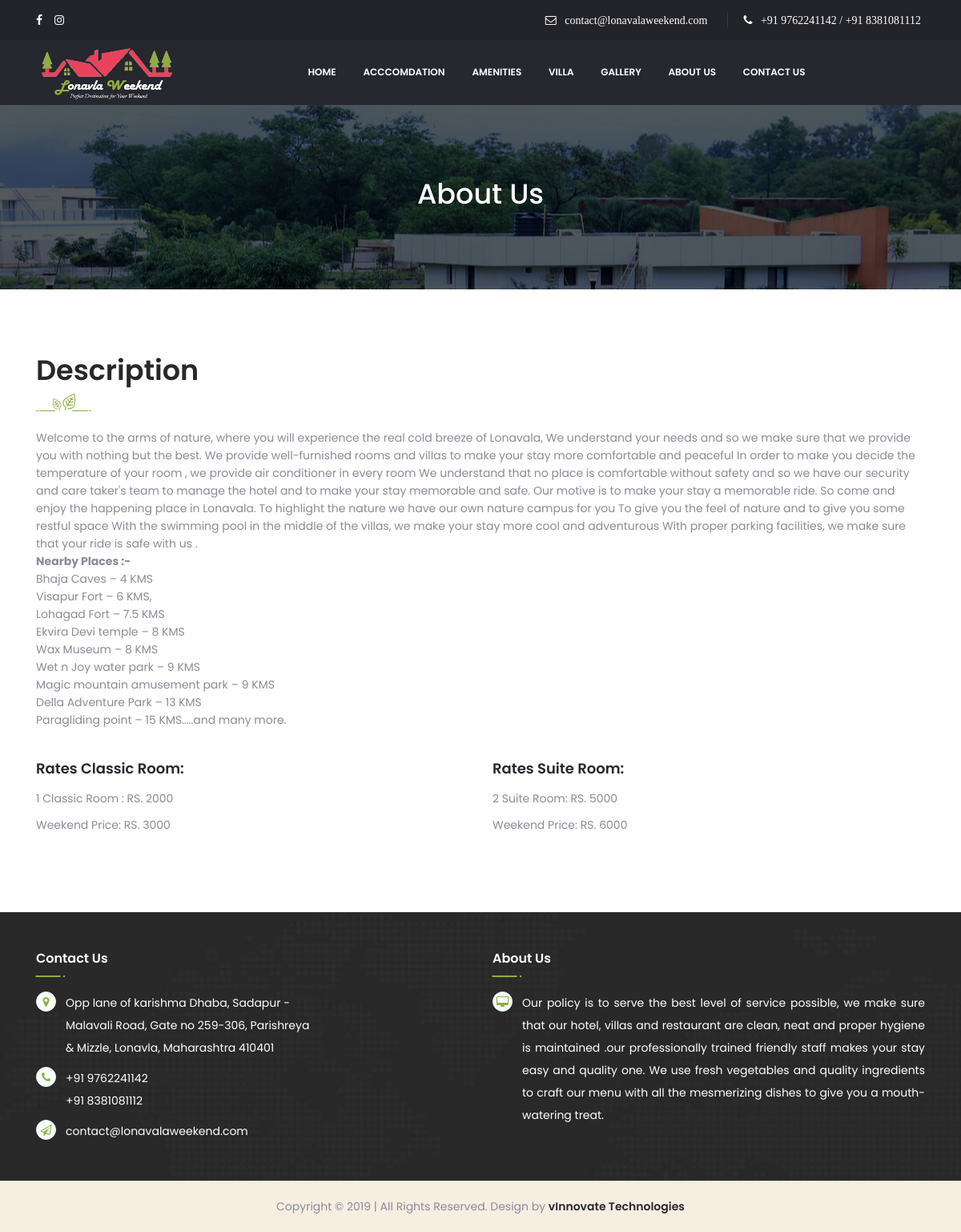
/about_us.php, run on an earlier commit of the app's database.
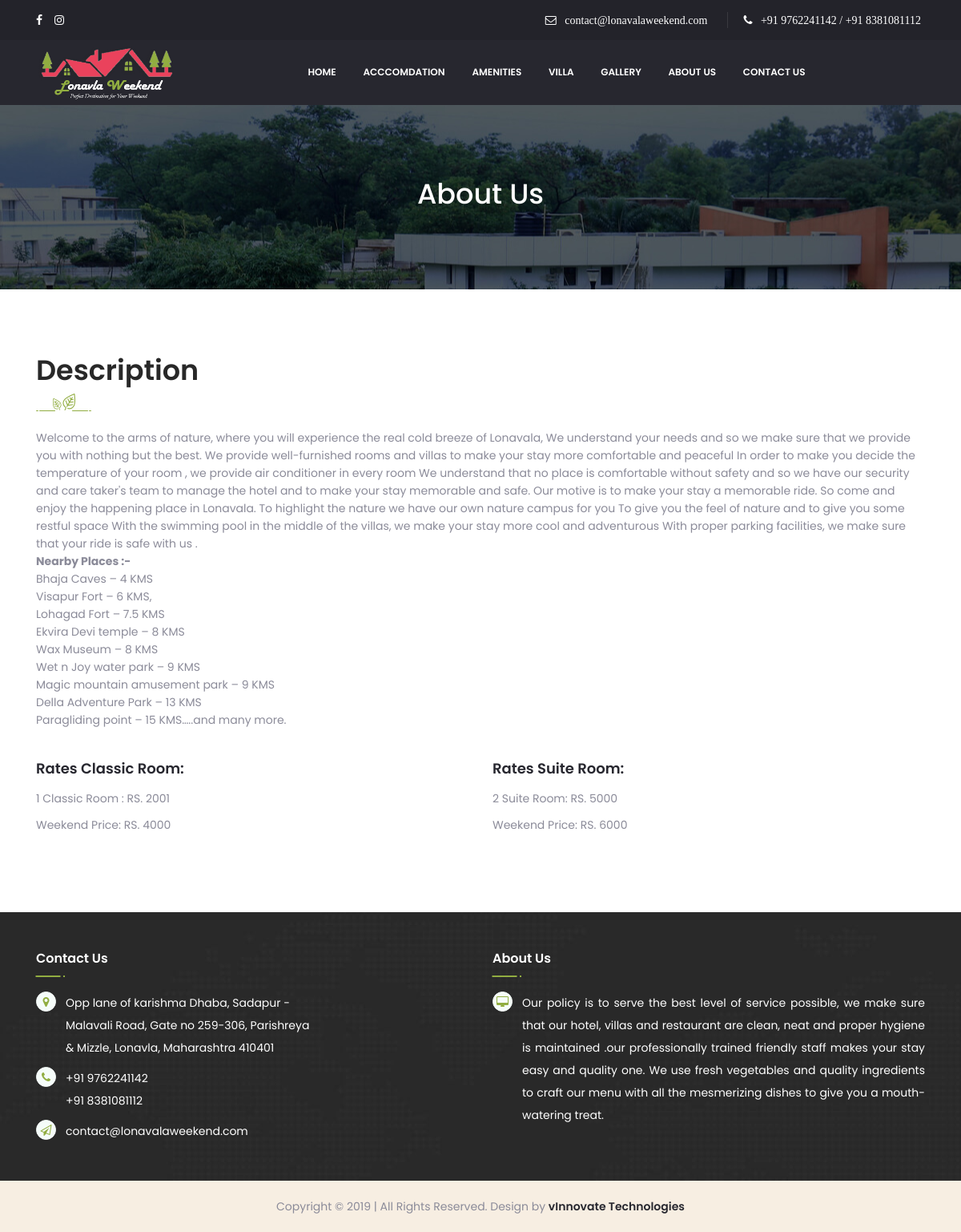
And on a later commit of the database.
### tables this page shows
CREATE TABLE `room_type` (
  `id` int(11) NOT NULL,
  `name` varchar(255) NOT NULL,
  `description` varchar(255) NOT NULL,
  `room_rate` int(11) NOT NULL,
  `weekend_rate` int(11) NOT NULL
);

### about_us.php (the view, shortened to what this page needs)
<!DOCTYPE html>
<html lang="zxx">
<?php include 'includes/head.php';?>
<body class="home-3">
    <div class="all">
<?php include 'includes/navbar.php';?>
        <main>
            <div class="page-title-breadcrumbs">
                <div class="breadcrumbs-container container">
                    <div class="breadcrumbs_wrapper">
                        <div class="page-title-container">
                            <h1 class="text-center">About Us</h1>
                        </div>
                    </div>
                </div>
            </div>
            <div class="section main-contact-us">
                <div class="container">
                    <div class="row">
                        <div class="col-lg-12 col-md-12 col-sm-12 m-b-50">
                            <div class="page-title color m-bottom-2">
                                <div class="title title-icon">
                                    <h2 class="title-h2">Description</h2>
                                    <p class=""><br>
                                        Welcome to the arms of nature, where you will experience the real cold breeze of Lonavala,
We understand your needs and so we make sure that we provide you with nothing but the best.
We provide well-furnished rooms and villas to make your stay more comfortable and peaceful
In order to make you decide the temperature of your room , we provide air conditioner in every room We understand that no place is comfortable without safety and so we have our security and care taker's team to manage the hotel and to make your stay memorable and safe. Our motive is to make your stay a memorable ride.
So come and enjoy the happening place in Lonavala. To highlight the nature we have our own nature campus for you
To give you the feel of nature and to give you some restful space With the swimming pool in the middle of the villas, we make your stay more cool and adventurous With proper parking facilities, we make sure that your ride is safe with us .
                                        <br><b>Nearby Places :-</b>
                                        <br>Bhaja Caves – 4 KMS <br>Visapur Fort – 6 KMS, <br>Lohagad Fort – 7.5 KMS <br>Ekvira Devi temple – 8 KMS <br>Wax Museum – 8 KMS <br>Wet n Joy water park – 9 KMS <br>Magic mountain amusement park – 9 KMS <br>Della Adventure Park – 13 KMS <br>Paragliding point – 15 KMS…..and many more.
                                    </p>
                                </div>
                            </div>
                        <div class="row">
                                <div class="col-md-6 col-sm-12">
                                    <div class="content">
                                        <p class="title-black">Rates Classic Room: </p>
                                         <?php
                                            $query1 = "SELECT * FROM `room_type` WHERE `id`=1";
                                            include 'admin/config.php';
                                            $stmt1=$conn->prepare($query1);
                                            $res1=$stmt1->execute();
                                            $row1=$stmt1->fetch();
                                        ?>
                                       <p> 1 Classic Room : RS. <?php echo $row1['room_rate']; ?></p>
                                       <p>Weekend Price: RS. <?php echo $row1['weekend_rate'];?></p>
                                    </div>
                                </div>
                                <div class="col-md-6 col-sm-12">
                                    <div class="content">
                                        <p class="title-black">Rates Suite Room: </p>
                                        <?php
                                            $query2 = "SELECT * FROM `room_type` WHERE `id`=2";
                                            include 'admin/config.php';
                                            $stmt2=$conn->prepare($query2);
                                            $res2=$stmt2->execute();
                                            $row2=$stmt2->fetch();
                                        ?>
                                        <p>2 Suite Room: RS. <?php echo $row2['room_rate']; ?></p>
                                        <p>Weekend Price: RS. <?php echo $row2['weekend_rate'];?></p>
                                    </div>
                                </div>
                            </div>
                        </div>
                    </div>
                </div>
            </div>
        </main>
 <?php include 'includes/footer.php'; ?>
    </div>
</body>
</html>

### includes/head.php (shortened to what this page needs)
<head>
    <link rel="stylesheet" href="libs/boostrap/css/bootstrap.min.css">
    <link rel="stylesheet" href="libs/flaticon/css/flaticon.css">
    <link rel="stylesheet" href="libs/font-awesome/css/font-awesome.min.css">
    <link rel="stylesheet" href="libs/owl.carousel/assets/owl.carousel.css">
    <link rel="stylesheet" href="libs/nivo-slider/css/nivo-slider.css">
    <link rel="stylesheet" href="libs/nivo-slider/css/animate.css">
    <link rel="stylesheet" href="libs/nivo-slider/css/style.css">
    <link rel="stylesheet" href="libs/slider-range/css/jslider.css">
    <link rel="stylesheet" href="libs/font-cs/cs.css">
    <link rel="stylesheet" type="text/css" href="css/style.css">
    <link rel="stylesheet" type="text/css" href="css/responsive.css">
</head>

### includes/navbar.php (shortened to what this page needs)
<header>
        <div id="top-header">
            <div class="top-bar">
                <div class="container">
                    <div class="row">
                        <div class="col-md-6 col-sm-12 social-container">
                            <aside class="social-profile">
                                <ul class="social-icon d-flex">
                                    <li class="social-facebook">
                                        <a class="gsf-link" title="Facebook" href="https://www.facebook.com/lonavala.weekend">
                                            <i class="fa fa-facebook"></i>
                                        </a>
                                    </li>
                                    <li class="social-vimeo">
                                        <a class="gsf-link" title="instagram" href="https://www.instagram.com/holiday_villa_rental/">
                                            <i class="fa fa-instagram"></i>
                                        </a>
                                    </li>
                                </ul>
                            </aside>
                        </div>
                        <div class="col-md-6 col-sm-12 social-container">
                            <div class="top-header-right float-right">
                                <ul class="top-menu d-flex">
                                    <li class="toolbar-customer login-account">
                                        <a data-toggle="modal" data-target="#myModalForLogin">
                                            <i class="fa fa-envelope-o" aria-hidden="true" style="color: white;">
                                                &nbsp; contact@lonavalaweekend.com
                                            </i>
                                        </a>
                                    </li>
                                    <li class="toolbar-customer log-out" >
                                        <a href="">
                                            <i class="fa fa-phone" aria-hidden="true" style="color: white;">
                                                &nbsp; +91 9762241142 / +91 8381081112
                                            </i>
                                        </a>
                                    </li>
                                </ul>
                            </div>
                        </div>
                    </div>
                </div>
            </div>
            <div class="main-header">
                <div class="container">
                    <div class="row">
                        <div class="col-lg-2 col-5">
                            <div class="index-logo">
                                <a href="index.php" title="Lonavala Weekend">
                                    <img src="img/logo.png" alt="img">
                                </a>
                            </div>
                        </div>
                        <div class="col-lg-10 d-none d-lg-block popup-over pull-right" align="right">
                            <div class="index-menu">
                                <nav class="main-nav">
                                    <ul class="megamenu">
                                        <li >
                                            <a href="index.php">Home
                                            </a>
                                        </li>
                                         <li class="dropdown">
                                            <a href="accomodation.php">Acccomdation
                                            </a>
                                        </li>
                                        <li >
                                            <a href="amenities.php">Amenities
                                            </a>
                                        </li>
                                        <li >
                                            <a href="villa.php">Villa
                                            </a>
                                        </li>
                                        <li>
                                            <a href="gallery.php">Gallery
                                            </a>
                                        </li>
                                        <li>
                                            <a href="about_us.php">About Us</a>
                                        </li>
                                      <li >
                                            <a href="contact-us.php">Contact Us
                                            </a>
                                    </li>
                                    </ul>
                                </nav>
                            </div>
                        </div>
                        <div class="col-lg-2 col-7 icon-menu-sm">
                        </div>
                    </div>
                </div>
            </div>
        </div>
    </header>

### includes/footer.php
        <footer>
            <div class="footer" style="background-image: url(img/footer-bg.jpg);">
                <div class="footer-bottom pd-top-bottom">
                    <div class="container full-mobile">
                        <div class="row">
                            <div class="col-lg-4 col-md-6 col-sm-6 mg-bottom-30">
                                <div class="item contact-us">
                                    <div class="item-content">
                                        <div class="sub-title">
                                            <h4 class="title-black">Contact Us</h4>
                                        </div>
                                    </div>
                                    <div class="content">
                                        <ul>
                                            <li class="d-flex bg-icon">
                                                <span>
                                                    <i class="fa fa-map-marker" aria-hidden="true"></i>
                                                </span>
                                                <span style="color: #fff;">Opp lane of karishma Dhaba, Sadapur - Malavali Road, Gate no 259-306, Parishreya & Mizzle, Lonavla, Maharashtra 410401</span>
                                            </li>
                                            <li class="d-flex bg-icon">
                                                <span>
                                                    <i class="fa fa-phone" aria-hidden="true"></i>
                                                </span>
                                                <span style="color: #fff;">+91 9762241142<br>+91 8381081112</span>
                                            </li>
                                            <li class="d-flex bg-icon">
                                                <span>
                                                    <i class="fa fa-paper-plane-o" aria-hidden="true"></i>
                                                </span>
                                                <span style="color: #fff;">contact@lonavalaweekend.com</span>
                                            </li>
                                        </ul>
                                    </div>
                                </div>
                            </div>
                            <div class="col-lg-1 col-md-6 col-sm-6 mg-bottom-30">
                            </div>
                            <div class="col-lg-1 col-md-6 col-sm-6 mg-bottom-30">
                            </div>
                            <div class="col-lg-6 col-md-6 col-sm-6 mg-bottom-30">
                                <div class="item contact-us">
                                    <div class="item-content">
                                        <div class="sub-title">
                                            <h4 class="title-black">About Us</h4>
                                        </div>
                                    </div>
                                    <div class="content">
                                        <ul>
                                            <li class="d-flex bg-icon" align="justify">
                                                <span>
                                                    <i class="fa fa-desktop" aria-hidden="true"></i>
                                                </span>
                                                <span style="color: #fff;">
                                               Our policy is to serve the best level of service possible, we make sure that our hotel, villas and restaurant are clean, neat and proper hygiene is maintained .our professionally trained friendly staff makes your stay easy and quality one.
We use fresh vegetables and quality ingredients to craft our menu with all the mesmerizing dishes to give you a mouth-watering treat.
</span>
                                            </li>
                                        </ul>
                                    </div>
                                </div>
                            </div>
                        </div>
                    </div>
                </div>
                <div class="footer-copyright text-center">
                    <div class="container">
                        <div class="content">
                            Copyright © 2019 |
                             All Rights Reserved. Design by
                            <a href="www.vinnovatetechnologies.com"><span class="tranform-none">vInnovate Technologies</span></a>
                        </div>
                    </div>
                </div>
            </div>
        </footer>

What changed in the data, as far as the page shows it:
changed room_type (number 1 of 2 on the later page): room_rate "2000" → "2001"; weekend_rate "3000" → "4000"
